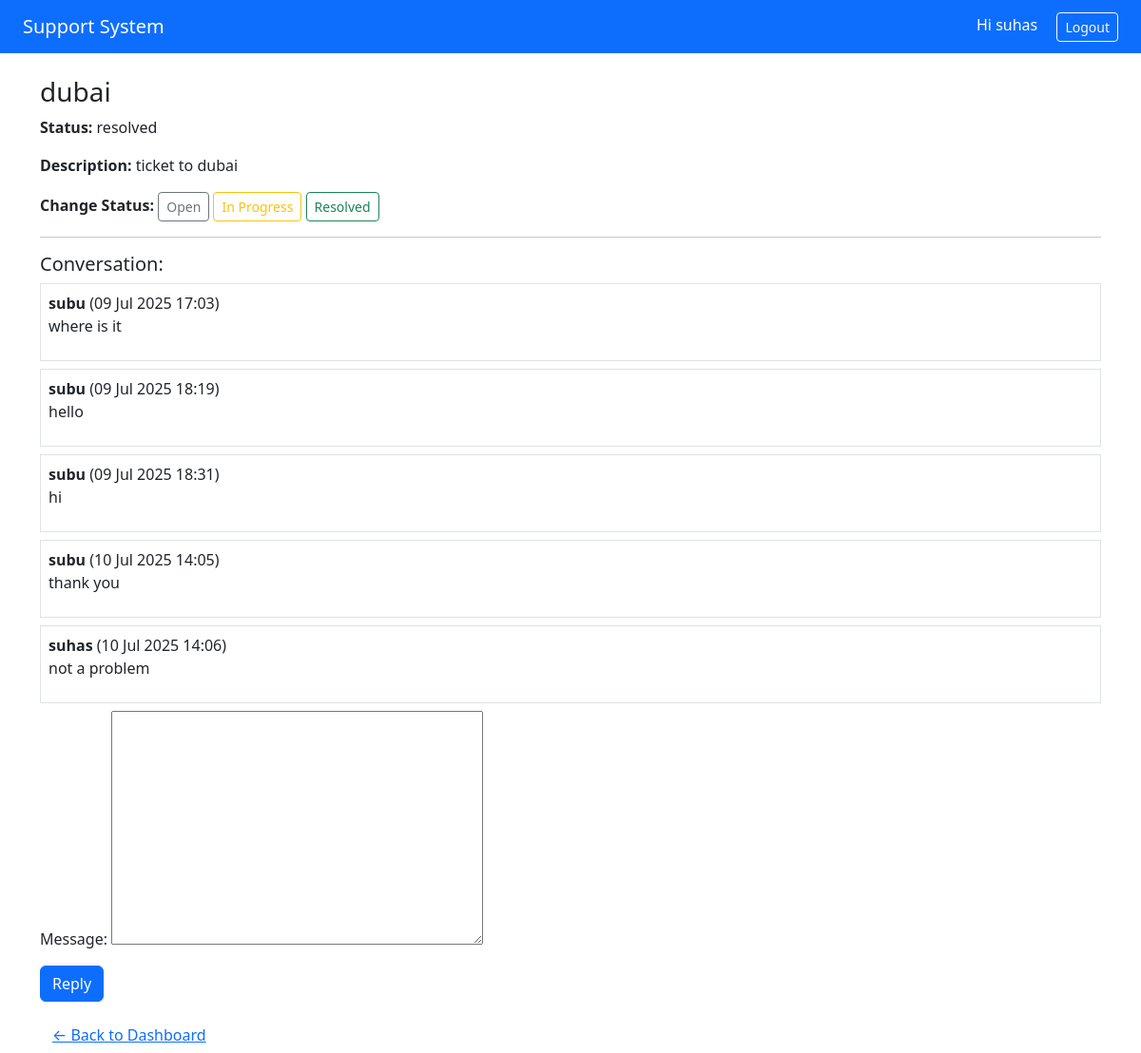
Screenshot of /ticket/1/ (signed in) with the database file from the repository.
### tickets/models.py (models this page shows, shortened)
class Ticket(models.Model):
    user = models.ForeignKey(User, on_delete=models.CASCADE)
    title = models.CharField(max_length=200)
    description = models.TextField()
    attachment = models.FileField(upload_to='attachments/', blank=True, null=True)
    status = models.CharField(max_length=20, choices=TICKET_STATUS, default='open')
    created_at = models.DateTimeField(auto_now_add=True)

class TicketReply(models.Model):
    ticket = models.ForeignKey(Ticket, related_name='replies', on_delete=models.CASCADE)
    user = models.ForeignKey(User, on_delete=models.CASCADE)
    message = models.TextField()
    created_at = models.DateTimeField(auto_now_add=True)

### tickets/views.py (the view)
# urls.py: path('ticket/<int:pk>/', views.ticket_detail, name='ticket_detail'),
@login_required
def ticket_detail(request, pk):
    ticket = get_object_or_404(Ticket, pk=pk)
    if not request.user.is_staff and request.user != ticket.user:
        return redirect('dashboard')
    replies = ticket.replies.all()
    if request.method == 'POST':
        form = TicketReplyForm(request.POST)
        if form.is_valid():
            reply = form.save(commit=False)
            reply.ticket = ticket
            reply.user = request.user
            reply.save()
            return redirect('ticket_detail', pk=pk)
    else:
        form = TicketReplyForm()
    return render(request, 'tickets/ticket_detail.html', {'ticket': ticket, 'replies': replies, 'form': form})

### tickets/forms.py
class TicketReplyForm(forms.ModelForm):
    class Meta:
        model = TicketReply
        fields = ['message']

### templates/tickets/ticket_detail.html (shortened to what this page needs)
{% extends 'tickets/base.html' %}
{% block content %}
<h3>{{ ticket.title }}</h3>
<p><strong>Status:</strong> {{ ticket.status }}</p>
<p><strong>Description:</strong> {{ ticket.description }}</p>
{% if user.is_staff %}
<div class="my-3">
    <strong>Change Status:</strong>
    <a href="{% url 'change_status' ticket.id 'open' %}" class="btn btn-sm btn-outline-secondary">Open</a>
    <a href="{% url 'change_status' ticket.id 'in_progress' %}" class="btn btn-sm btn-outline-warning">In Progress</a>
    <a href="{% url 'change_status' ticket.id 'resolved' %}" class="btn btn-sm btn-outline-success">Resolved</a>
</div>
{% endif %}
<hr>
<h5>Conversation:</h5>
{% for reply in replies %}
    <div class="border p-2 mb-2">
        <strong>{{ reply.user.username }}</strong> ({{ reply.created_at|date:"d M Y H:i" }})
        <p>{{ reply.message }}</p>
    </div>
{% empty %}
    <p class="text-muted">No replies yet.</p>
{% endfor %}
<form method="post">
    {{ form.as_p }}
    <button type="submit" class="btn btn-primary">Reply</button>
</form>
<a href="{% url 'dashboard' %}" class="btn btn-link mt-3">← Back to Dashboard</a>
{% endblock %}

### templates/tickets/base.html (shortened to what this page needs)
{% load static %}
<!DOCTYPE html>
<html lang="en">
<head>
    <link href="https://cdn.jsdelivr.net/npm/bootstrap@5.3.0/dist/css/bootstrap.min.css" rel="stylesheet">
</head>
<body>
<nav class="navbar navbar-expand-lg navbar-dark bg-primary px-4">
    <a class="navbar-brand" href="{% url 'dashboard' %}">Support System</a>
    <div class="ms-auto">
        {% if user.is_authenticated %}
            <span class="text-white me-3">Hi {{ user.username }}</span>
            <form method="post" action="{% url 'logout' %}" style="display:inline;">
                <button type="submit" class="btn btn-outline-light btn-sm">Logout</button>
            </form>
        {% else %}
            <a href="{% url 'login' %}" class="btn btn-outline-light btn-sm me-2">Login</a>
            <a href="{% url 'signup' %}" class="btn btn-light btn-sm">Signup</a>
        {% endif %}
    </div>
</nav>
<div class="container mt-4">
    {% block content %}{% endblock %}
</div>
</body>
</html>

### rows the page displays
Ticket: title "dubai", status "resolved", description "ticket to dubai"
TicketReply: user.username "subu", created_at "09 Jul 2025 17:03", message "where is it"
TicketReply: user.username "subu", created_at "09 Jul 2025 18:19", message "hello"
TicketReply: user.username "subu", created_at "09 Jul 2025 18:31", message "hi"
TicketReply: user.username "subu", created_at "10 Jul 2025 14:05", message "thank you"
TicketReply: user.username "suhas", created_at "10 Jul 2025 14:06", message "not a problem"

### other values shown
{{ user.username }} "suhas"
